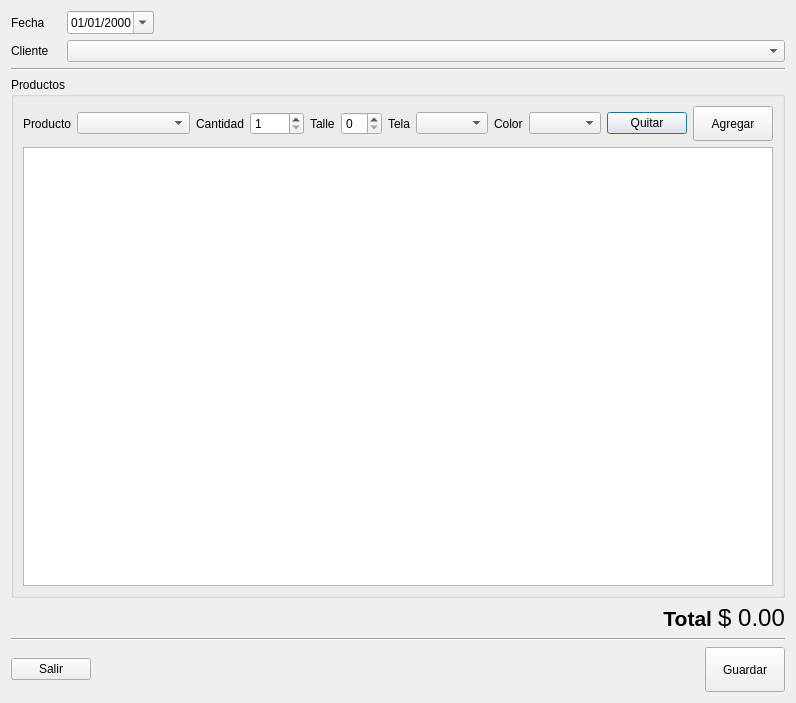
<?xml version="1.0" encoding="UTF-8"?>
<ui version="4.0">
 <class>Dialog</class>
 <widget class="QDialog" name="Dialog">
  <property name="geometry">
   <rect>
    <x>0</x>
    <y>0</y>
    <width>796</width>
    <height>703</height>
   </rect>
  </property>
  <property name="windowTitle">
   <string>Nuevo pedido</string>
  </property>
  <layout class="QVBoxLayout" name="verticalLayout_2">
   <item>
    <layout class="QHBoxLayout" name="horizontalLayout_4">
     <item>
      <widget class="QLabel" name="label_3">
       <property name="minimumSize">
        <size>
         <width>50</width>
         <height>0</height>
        </size>
       </property>
       <property name="text">
        <string>Fecha</string>
       </property>
      </widget>
     </item>
     <item>
      <widget class="QDateEdit" name="deFecha">
       <property name="displayFormat">
        <string>dd/MM/yyyy</string>
       </property>
       <property name="calendarPopup">
        <bool>true</bool>
       </property>
      </widget>
     </item>
     <item>
      <spacer name="horizontalSpacer_4">
       <property name="orientation">
        <enum>Qt::Horizontal</enum>
       </property>
       <property name="sizeHint" stdset="0">
        <size>
         <width>40</width>
         <height>20</height>
        </size>
       </property>
      </spacer>
     </item>
    </layout>
   </item>
   <item>
    <layout class="QHBoxLayout" name="horizontalLayout_3">
     <item>
      <widget class="QLabel" name="label_4">
       <property name="minimumSize">
        <size>
         <width>50</width>
         <height>0</height>
        </size>
       </property>
       <property name="text">
        <string>Cliente</string>
       </property>
      </widget>
     </item>
     <item>
      <widget class="QComboBox" name="cbClientes">
       <property name="sizePolicy">
        <sizepolicy hsizetype="MinimumExpanding" vsizetype="Fixed">
         <horstretch>0</horstretch>
         <verstretch>0</verstretch>
        </sizepolicy>
       </property>
      </widget>
     </item>
    </layout>
   </item>
   <item>
    <widget class="Line" name="line_2">
     <property name="orientation">
      <enum>Qt::Horizontal</enum>
     </property>
    </widget>
   </item>
   <item>
    <widget class="QGroupBox" name="groupBox">
     <property name="title">
      <string>Productos</string>
     </property>
     <layout class="QVBoxLayout" name="verticalLayout">
      <item>
       <layout class="QHBoxLayout" name="horizontalLayout_5">
        <item>
         <widget class="QLabel" name="label_5">
          <property name="text">
           <string>Producto</string>
          </property>
         </widget>
        </item>
        <item>
         <widget class="QComboBox" name="cbProductos">
          <property name="sizePolicy">
           <sizepolicy hsizetype="MinimumExpanding" vsizetype="Fixed">
            <horstretch>0</horstretch>
            <verstretch>0</verstretch>
           </sizepolicy>
          </property>
         </widget>
        </item>
        <item>
         <widget class="QLabel" name="label_6">
          <property name="text">
           <string>Cantidad</string>
          </property>
         </widget>
        </item>
        <item>
         <widget class="QSpinBox" name="sbCantidad">
          <property name="minimum">
           <number>1</number>
          </property>
          <property name="maximum">
           <number>9999</number>
          </property>
         </widget>
        </item>
        <item>
         <widget class="QLabel" name="label">
          <property name="text">
           <string>Talle</string>
          </property>
         </widget>
        </item>
        <item>
         <widget class="QSpinBox" name="sbTalle"/>
        </item>
        <item>
         <widget class="QLabel" name="label_7">
          <property name="text">
           <string>Tela</string>
          </property>
         </widget>
        </item>
        <item>
         <widget class="QComboBox" name="cbTela"/>
        </item>
        <item>
         <widget class="QLabel" name="label_8">
          <property name="text">
           <string>Color</string>
          </property>
         </widget>
        </item>
        <item>
         <widget class="QComboBox" name="cbColor"/>
        </item>
        <item>
         <widget class="QPushButton" name="btQuitarProducto">
          <property name="text">
           <string>Quitar</string>
          </property>
         </widget>
        </item>
        <item>
         <widget class="QPushButton" name="btAgregarProducto">
          <property name="minimumSize">
           <size>
            <width>0</width>
            <height>35</height>
           </size>
          </property>
          <property name="cursor">
           <cursorShape>PointingHandCursor</cursorShape>
          </property>
          <property name="text">
           <string>Agregar</string>
          </property>
         </widget>
        </item>
       </layout>
      </item>
      <item>
       <widget class="QTableWidget" name="twProductos">
        <property name="tabKeyNavigation">
         <bool>false</bool>
        </property>
        <property name="showDropIndicator" stdset="0">
         <bool>false</bool>
        </property>
        <property name="dragDropOverwriteMode">
         <bool>false</bool>
        </property>
        <property name="alternatingRowColors">
         <bool>true</bool>
        </property>
        <property name="selectionMode">
         <enum>QAbstractItemView::ExtendedSelection</enum>
        </property>
        <property name="selectionBehavior">
         <enum>QAbstractItemView::SelectRows</enum>
        </property>
        <attribute name="horizontalHeaderVisible">
         <bool>true</bool>
        </attribute>
        <attribute name="horizontalHeaderDefaultSectionSize">
         <number>300</number>
        </attribute>
        <attribute name="horizontalHeaderStretchLastSection">
         <bool>true</bool>
        </attribute>
        <attribute name="verticalHeaderVisible">
         <bool>false</bool>
        </attribute>
        <attribute name="verticalHeaderHighlightSections">
         <bool>false</bool>
        </attribute>
        <row>
         <property name="text">
          <string>New Row</string>
         </property>
        </row>
        <row>
         <property name="text">
          <string>New Row</string>
         </property>
        </row>
       </widget>
      </item>
     </layout>
    </widget>
   </item>
   <item>
    <layout class="QHBoxLayout" name="horizontalLayout_2">
     <item>
      <spacer name="horizontalSpacer_3">
       <property name="orientation">
        <enum>Qt::Horizontal</enum>
       </property>
       <property name="sizeHint" stdset="0">
        <size>
         <width>40</width>
         <height>20</height>
        </size>
       </property>
      </spacer>
     </item>
     <item>
      <widget class="QLabel" name="label_2">
       <property name="font">
        <font>
         <pointsize>16</pointsize>
         <weight>75</weight>
         <bold>true</bold>
        </font>
       </property>
       <property name="text">
        <string>Total</string>
       </property>
       <property name="alignment">
        <set>Qt::AlignRight|Qt::AlignTrailing|Qt::AlignVCenter</set>
       </property>
      </widget>
     </item>
     <item>
      <widget class="QLabel" name="lbTotal">
       <property name="font">
        <font>
         <pointsize>18</pointsize>
        </font>
       </property>
       <property name="text">
        <string>$ 0.00</string>
       </property>
       <property name="alignment">
        <set>Qt::AlignCenter</set>
       </property>
      </widget>
     </item>
    </layout>
   </item>
   <item>
    <widget class="Line" name="line">
     <property name="orientation">
      <enum>Qt::Horizontal</enum>
     </property>
    </widget>
   </item>
   <item>
    <layout class="QHBoxLayout" name="horizontalLayout">
     <item>
      <widget class="QPushButton" name="btExit">
       <property name="text">
        <string>Salir</string>
       </property>
      </widget>
     </item>
     <item>
      <spacer name="horizontalSpacer">
       <property name="orientation">
        <enum>Qt::Horizontal</enum>
       </property>
       <property name="sizeHint" stdset="0">
        <size>
         <width>40</width>
         <height>20</height>
        </size>
       </property>
      </spacer>
     </item>
     <item>
      <widget class="QPushButton" name="btSave">
       <property name="minimumSize">
        <size>
         <width>0</width>
         <height>45</height>
        </size>
       </property>
       <property name="cursor">
        <cursorShape>PointingHandCursor</cursorShape>
       </property>
       <property name="text">
        <string>Guardar</string>
       </property>
      </widget>
     </item>
    </layout>
   </item>
  </layout>
 </widget>
 <resources/>
 <connections/>
</ui>
